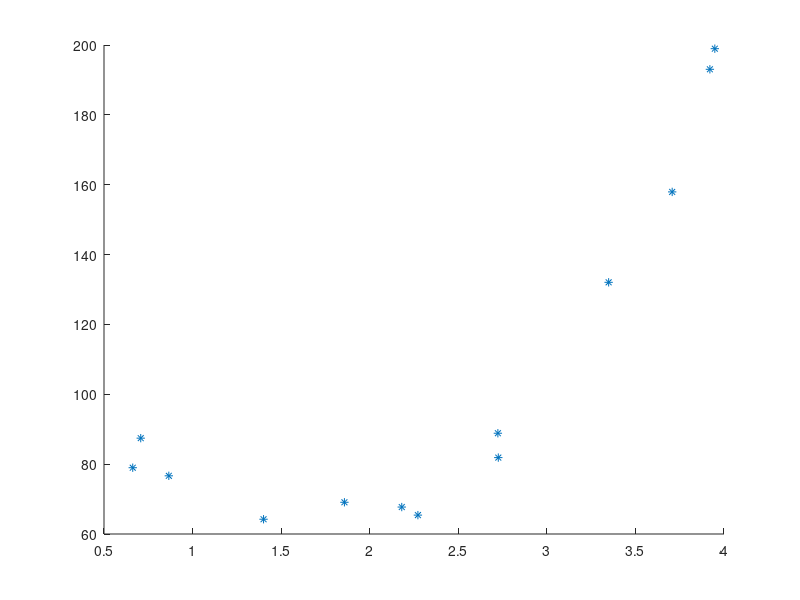
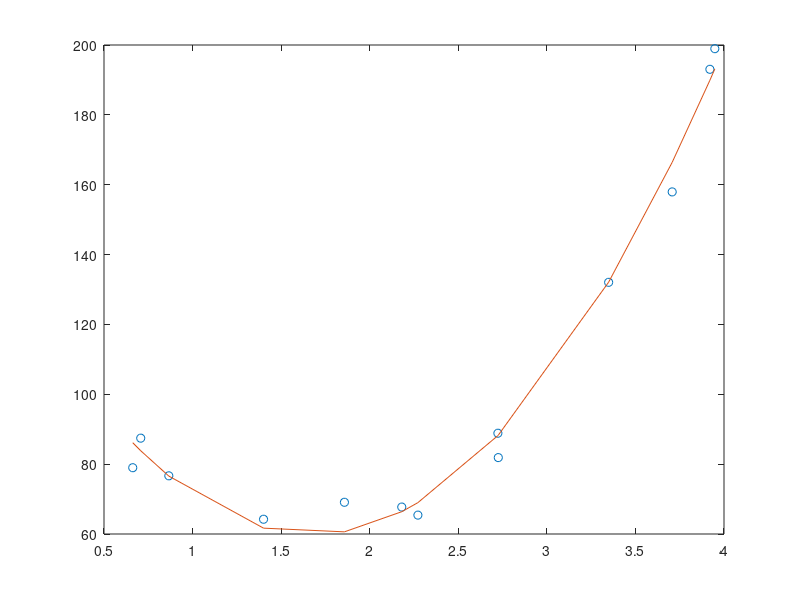

MATLAB code for these plots, in order: (Note: this script raises an error after producing the figures.)
%[y x]
 A=[80.197118070747166 -2.5666179827034052;
   96.100337557063114 -2.1269840916834286;
   102.21639050420207 -2.0418362601495867;
   115.87643421262707 -0.94927120819026278;
   111.29692037645944 -0.77116852214250153;
   111.32114732562169 -0.34786388198669016;
   112.83671847665971 -0.33817756808106303;
   101.68168180066911 -0.20539821841875217;
   104.7307892624973 -0.032731705194564142;
   92.051470144509921 0.1114712065857093;
   98.491434194738844 0.1688739978265108;
   84.04461874361705 0.45700722714542374;
   78.979113046489246 0.66221765079119921;
   87.439952721792793 0.70735546499701485;
   76.6596801766987 0.86590277556244155;
   64.227153112762878 1.4006804918975106;
   69.083374826334875 1.8572113116852353;
   67.716633413807259 2.1808909548484241;
   65.407652636407008 2.2720241040189979;
   88.850432917584953 2.7235225355912824;
   81.8739626287759 2.7258357341468651;
   132.05654439038884 3.3487347327508363;
   157.94216153772052 3.7074651941943113;
   193.04399353361654 3.9203050111333511;
   198.94506275634302 3.9481710246716464];
y=A(:,1); % measure of strength of weld joint
x=A(:,2); % transformed current during welding
set(0,'DefaultFigureWindowStyle','docked') 
% a)
z = 1000*x +5000; % current during welding
b = A(:,2)>0.5;
x1 = x(b); 
y1 = y(b);

figure
scatter(x1,y1,'*'); 

% Looks like polynomial relationship 

fit = polyfit(x1,y1,2)

%evaluate
y2 = polyval(fit,x1);
figure
plot(x1,y1,'o')
hold on
plot(x1,y2)
hold off

% R-square of 99%. Very nice. 

% c) Do residual plot with observations and compare with y1-x1 plot

% Residual plots
regr = regstats(y1,x1,'quadratic','all');
yhat = regr.yhat;
r = regr.r;
figure('name','Histogram'); 
hist = histogram(r,13);
% Hard to say if residuals are normally distributed with such low sample,
% but could very well be => 

figure('name','residuals vs observation order'); 
rSquared = scatter(1:length(r),r)
% Observations does not indicate time-dependency

figure('name','Residual vs fitted value');  
yhat_r = scatter(yhat,r,'*')
% Observations mean seem to be randomly scattered around 0, so assumption
% of mean 0 is reasonable. (Even though small amount of observations)

figure('name','Normal probability plot');  
normP = normplot(r);

% Although some departures from normal distributions, it does seem somewhat
% reasonable to assume normal distribution of these residuals.


